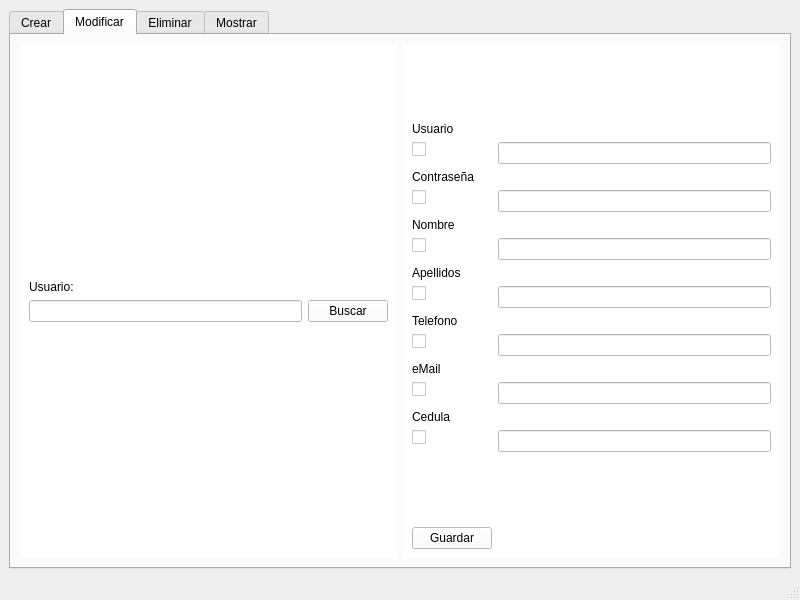
<?xml version="1.0" encoding="UTF-8"?>
<ui version="4.0">
 <class>MenuSuper</class>
 <widget class="QMainWindow" name="MenuSuper">
  <property name="geometry">
   <rect>
    <x>0</x>
    <y>0</y>
    <width>800</width>
    <height>600</height>
   </rect>
  </property>
  <property name="windowTitle">
   <string>Boss</string>
  </property>
  <widget class="QWidget" name="centralwidget">
   <layout class="QGridLayout" name="gridLayout">
    <item row="0" column="0">
     <widget class="QTabWidget" name="tabWidget">
      <property name="currentIndex">
       <number>1</number>
      </property>
      <widget class="QWidget" name="creaUsuario">
       <attribute name="title">
        <string>Crear</string>
       </attribute>
       <layout class="QGridLayout" name="gridLayout_2">
        <item row="5" column="3">
         <widget class="QLineEdit" name="nombre"/>
        </item>
        <item row="3" column="3">
         <widget class="QLineEdit" name="usuario"/>
        </item>
        <item row="9" column="3">
         <widget class="QLineEdit" name="cedula">
          <property name="enabled">
           <bool>false</bool>
          </property>
         </widget>
        </item>
        <item row="10" column="3">
         <widget class="QPushButton" name="pushButton">
          <property name="maximumSize">
           <size>
            <width>85</width>
            <height>16777215</height>
           </size>
          </property>
          <property name="text">
           <string>Crear</string>
          </property>
         </widget>
        </item>
        <item row="7" column="3">
         <widget class="QLineEdit" name="telefono"/>
        </item>
        <item row="8" column="0">
         <widget class="QLabel" name="mailLabel">
          <property name="text">
           <string>eMail</string>
          </property>
          <property name="buddy">
           <cstring>email</cstring>
          </property>
         </widget>
        </item>
        <item row="9" column="1">
         <widget class="QRadioButton" name="radioCedula">
          <property name="text">
           <string/>
          </property>
         </widget>
        </item>
        <item row="9" column="0">
         <widget class="QLabel" name="cedulaLabel">
          <property name="text">
           <string>Codigo</string>
          </property>
         </widget>
        </item>
        <item row="5" column="0">
         <widget class="QLabel" name="nameLabel">
          <property name="text">
           <string>Nombre</string>
          </property>
          <property name="buddy">
           <cstring>nombre</cstring>
          </property>
         </widget>
        </item>
        <item row="3" column="0">
         <widget class="QLabel" name="userLabel">
          <property name="text">
           <string>Usuario</string>
          </property>
          <property name="buddy">
           <cstring>usuario</cstring>
          </property>
         </widget>
        </item>
        <item row="8" column="3">
         <widget class="QLineEdit" name="email"/>
        </item>
        <item row="6" column="0">
         <widget class="QLabel" name="apLabel">
          <property name="text">
           <string>Apellidos</string>
          </property>
          <property name="buddy">
           <cstring>apellidos</cstring>
          </property>
         </widget>
        </item>
        <item row="7" column="0">
         <widget class="QLabel" name="telLabel">
          <property name="text">
           <string>Telefono</string>
          </property>
          <property name="buddy">
           <cstring>telefono</cstring>
          </property>
         </widget>
        </item>
        <item row="4" column="0">
         <widget class="QLabel" name="contraLabel">
          <property name="text">
           <string>Contraseña</string>
          </property>
          <property name="buddy">
           <cstring>password</cstring>
          </property>
         </widget>
        </item>
        <item row="4" column="4">
         <spacer name="horizontalSpacer">
          <property name="orientation">
           <enum>Qt::Horizontal</enum>
          </property>
          <property name="sizeHint" stdset="0">
           <size>
            <width>40</width>
            <height>20</height>
           </size>
          </property>
         </spacer>
        </item>
        <item row="6" column="3">
         <widget class="QLineEdit" name="apellidos"/>
        </item>
        <item row="4" column="3">
         <widget class="QLineEdit" name="password"/>
        </item>
       </layout>
      </widget>
      <widget class="QWidget" name="modificaUsuario">
       <attribute name="title">
        <string>Modificar</string>
       </attribute>
       <layout class="QGridLayout" name="gridLayout_3">
        <item row="0" column="0">
         <widget class="QWidget" name="widget" native="true">
          <property name="styleSheet">
           <string notr="true">background-color: rgb(255, 255, 255);</string>
          </property>
          <layout class="QGridLayout" name="gridLayout_4">
           <item row="0" column="0">
            <spacer name="verticalSpacer_2">
             <property name="orientation">
              <enum>Qt::Vertical</enum>
             </property>
             <property name="sizeHint" stdset="0">
              <size>
               <width>20</width>
               <height>40</height>
              </size>
             </property>
            </spacer>
           </item>
           <item row="1" column="0">
            <widget class="QLabel" name="mUsuario">
             <property name="text">
              <string>Usuario:</string>
             </property>
             <property name="buddy">
              <cstring>mUserLineE</cstring>
             </property>
            </widget>
           </item>
           <item row="2" column="0">
            <widget class="QLineEdit" name="mUserLineE"/>
           </item>
           <item row="4" column="0">
            <spacer name="verticalSpacer">
             <property name="orientation">
              <enum>Qt::Vertical</enum>
             </property>
             <property name="sizeHint" stdset="0">
              <size>
               <width>20</width>
               <height>40</height>
              </size>
             </property>
            </spacer>
           </item>
           <item row="2" column="1">
            <widget class="QPushButton" name="mBuscarPB">
             <property name="maximumSize">
              <size>
               <width>85</width>
               <height>16777215</height>
              </size>
             </property>
             <property name="text">
              <string>Buscar</string>
             </property>
            </widget>
           </item>
          </layout>
         </widget>
        </item>
        <item row="0" column="1">
         <widget class="QWidget" name="widget_2" native="true">
          <property name="styleSheet">
           <string notr="true">background-color: rgb(255, 255, 255);</string>
          </property>
          <layout class="QFormLayout" name="formLayout">
           <item row="1" column="0">
            <widget class="QLabel" name="userLabel_2">
             <property name="text">
              <string>Usuario</string>
             </property>
             <property name="buddy">
              <cstring>usuario</cstring>
             </property>
            </widget>
           </item>
           <item row="2" column="1">
            <widget class="QLineEdit" name="usuario_2">
             <property name="enabled">
              <bool>false</bool>
             </property>
            </widget>
           </item>
           <item row="3" column="0">
            <widget class="QLabel" name="contraLabel_2">
             <property name="text">
              <string>Contraseña</string>
             </property>
             <property name="buddy">
              <cstring>password</cstring>
             </property>
            </widget>
           </item>
           <item row="4" column="1">
            <widget class="QLineEdit" name="password_2">
             <property name="enabled">
              <bool>false</bool>
             </property>
            </widget>
           </item>
           <item row="5" column="0">
            <widget class="QLabel" name="nameLabel_2">
             <property name="text">
              <string>Nombre</string>
             </property>
             <property name="buddy">
              <cstring>nombre</cstring>
             </property>
            </widget>
           </item>
           <item row="6" column="1">
            <widget class="QLineEdit" name="nombre_2">
             <property name="enabled">
              <bool>false</bool>
             </property>
            </widget>
           </item>
           <item row="7" column="0">
            <widget class="QLabel" name="apLabel_2">
             <property name="text">
              <string>Apellidos</string>
             </property>
             <property name="buddy">
              <cstring>apellidos</cstring>
             </property>
            </widget>
           </item>
           <item row="8" column="1">
            <widget class="QLineEdit" name="apellidos_2">
             <property name="enabled">
              <bool>false</bool>
             </property>
            </widget>
           </item>
           <item row="9" column="0">
            <widget class="QLabel" name="telLabel_2">
             <property name="text">
              <string>Telefono</string>
             </property>
             <property name="buddy">
              <cstring>telefono</cstring>
             </property>
            </widget>
           </item>
           <item row="10" column="1">
            <widget class="QLineEdit" name="telefono_2">
             <property name="enabled">
              <bool>false</bool>
             </property>
            </widget>
           </item>
           <item row="11" column="0">
            <widget class="QLabel" name="mailLabel_2">
             <property name="text">
              <string>eMail</string>
             </property>
             <property name="buddy">
              <cstring>email</cstring>
             </property>
            </widget>
           </item>
           <item row="12" column="1">
            <widget class="QLineEdit" name="email_2">
             <property name="enabled">
              <bool>false</bool>
             </property>
            </widget>
           </item>
           <item row="13" column="0">
            <widget class="QLabel" name="cedulaLabel_2">
             <property name="text">
              <string>Cedula</string>
             </property>
            </widget>
           </item>
           <item row="14" column="1">
            <widget class="QLineEdit" name="cedula_2">
             <property name="enabled">
              <bool>false</bool>
             </property>
            </widget>
           </item>
           <item row="0" column="0">
            <spacer name="verticalSpacer_3">
             <property name="orientation">
              <enum>Qt::Vertical</enum>
             </property>
             <property name="sizeHint" stdset="0">
              <size>
               <width>20</width>
               <height>40</height>
              </size>
             </property>
            </spacer>
           </item>
           <item row="15" column="0">
            <spacer name="verticalSpacer_4">
             <property name="orientation">
              <enum>Qt::Vertical</enum>
             </property>
             <property name="sizeHint" stdset="0">
              <size>
               <width>20</width>
               <height>40</height>
              </size>
             </property>
            </spacer>
           </item>
           <item row="2" column="0">
            <widget class="QCheckBox" name="radioUsuario">
             <property name="text">
              <string/>
             </property>
            </widget>
           </item>
           <item row="4" column="0">
            <widget class="QCheckBox" name="radioPassword">
             <property name="text">
              <string/>
             </property>
            </widget>
           </item>
           <item row="6" column="0">
            <widget class="QCheckBox" name="radioNombre">
             <property name="text">
              <string/>
             </property>
            </widget>
           </item>
           <item row="8" column="0">
            <widget class="QCheckBox" name="radioApellidos">
             <property name="text">
              <string/>
             </property>
            </widget>
           </item>
           <item row="10" column="0">
            <widget class="QCheckBox" name="radioPhone">
             <property name="text">
              <string/>
             </property>
            </widget>
           </item>
           <item row="12" column="0">
            <widget class="QCheckBox" name="radioEMail">
             <property name="text">
              <string/>
             </property>
            </widget>
           </item>
           <item row="14" column="0">
            <widget class="QCheckBox" name="radioCedula_2">
             <property name="text">
              <string/>
             </property>
            </widget>
           </item>
           <item row="16" column="0">
            <widget class="QPushButton" name="pushButton_2">
             <property name="text">
              <string>Guardar</string>
             </property>
            </widget>
           </item>
          </layout>
         </widget>
        </item>
       </layout>
      </widget>
      <widget class="QWidget" name="eliminaUsuario">
       <attribute name="title">
        <string>Eliminar</string>
       </attribute>
       <layout class="QGridLayout" name="gridLayout_5">
        <item row="0" column="1">
         <spacer name="verticalSpacer_5">
          <property name="orientation">
           <enum>Qt::Vertical</enum>
          </property>
          <property name="sizeHint" stdset="0">
           <size>
            <width>20</width>
            <height>40</height>
           </size>
          </property>
         </spacer>
        </item>
        <item row="2" column="1">
         <widget class="QLineEdit" name="eUser"/>
        </item>
        <item row="3" column="1">
         <widget class="QPushButton" name="eUserPB">
          <property name="maximumSize">
           <size>
            <width>80</width>
            <height>16777215</height>
           </size>
          </property>
          <property name="text">
           <string>Eliminar</string>
          </property>
         </widget>
        </item>
        <item row="4" column="1">
         <spacer name="verticalSpacer_6">
          <property name="orientation">
           <enum>Qt::Vertical</enum>
          </property>
          <property name="sizeHint" stdset="0">
           <size>
            <width>20</width>
            <height>40</height>
           </size>
          </property>
         </spacer>
        </item>
        <item row="3" column="0">
         <spacer name="horizontalSpacer_2">
          <property name="orientation">
           <enum>Qt::Horizontal</enum>
          </property>
          <property name="sizeHint" stdset="0">
           <size>
            <width>40</width>
            <height>20</height>
           </size>
          </property>
         </spacer>
        </item>
        <item row="1" column="1">
         <widget class="QLabel" name="eUserLabel">
          <property name="maximumSize">
           <size>
            <width>80</width>
            <height>80</height>
           </size>
          </property>
          <property name="text">
           <string>Usuario</string>
          </property>
          <property name="buddy">
           <cstring>eUser</cstring>
          </property>
         </widget>
        </item>
        <item row="2" column="2">
         <spacer name="horizontalSpacer_3">
          <property name="orientation">
           <enum>Qt::Horizontal</enum>
          </property>
          <property name="sizeHint" stdset="0">
           <size>
            <width>40</width>
            <height>20</height>
           </size>
          </property>
         </spacer>
        </item>
       </layout>
      </widget>
      <widget class="QWidget" name="buscaUsuario">
       <attribute name="title">
        <string>Mostrar</string>
       </attribute>
       <layout class="QGridLayout" name="gridLayout_6">
        <item row="1" column="0">
         <widget class="QPushButton" name="mostrar">
          <property name="maximumSize">
           <size>
            <width>80</width>
            <height>16777215</height>
           </size>
          </property>
          <property name="text">
           <string>Mostrar</string>
          </property>
         </widget>
        </item>
        <item row="0" column="0">
         <widget class="QTableView" name="tableView"/>
        </item>
       </layout>
      </widget>
     </widget>
    </item>
   </layout>
  </widget>
  <widget class="QMenuBar" name="menubar">
   <property name="geometry">
    <rect>
     <x>0</x>
     <y>0</y>
     <width>800</width>
     <height>24</height>
    </rect>
   </property>
  </widget>
  <widget class="QStatusBar" name="statusbar"/>
 </widget>
 <tabstops>
  <tabstop>tabWidget</tabstop>
  <tabstop>usuario</tabstop>
  <tabstop>password</tabstop>
  <tabstop>nombre</tabstop>
  <tabstop>apellidos</tabstop>
  <tabstop>telefono</tabstop>
  <tabstop>email</tabstop>
  <tabstop>radioCedula</tabstop>
  <tabstop>cedula</tabstop>
  <tabstop>mUserLineE</tabstop>
  <tabstop>mBuscarPB</tabstop>
  <tabstop>radioUsuario</tabstop>
  <tabstop>usuario_2</tabstop>
  <tabstop>radioPassword</tabstop>
  <tabstop>password_2</tabstop>
  <tabstop>radioNombre</tabstop>
  <tabstop>nombre_2</tabstop>
  <tabstop>radioApellidos</tabstop>
  <tabstop>apellidos_2</tabstop>
  <tabstop>radioPhone</tabstop>
  <tabstop>telefono_2</tabstop>
  <tabstop>radioEMail</tabstop>
  <tabstop>email_2</tabstop>
  <tabstop>radioCedula_2</tabstop>
  <tabstop>cedula_2</tabstop>
 </tabstops>
 <resources/>
 <connections/>
</ui>
